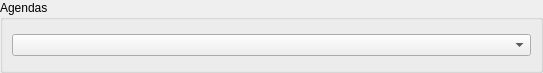
<?xml version="1.0" encoding="UTF-8"?>
<ui version="4.0">
 <class>Agenda::Internal::CalendarItemEditorUserCalendarMapper</class>
 <widget class="QWidget" name="Agenda::Internal::CalendarItemEditorUserCalendarMapper">
  <property name="geometry">
   <rect>
    <x>0</x>
    <y>0</y>
    <width>543</width>
    <height>73</height>
   </rect>
  </property>
  <property name="windowTitle">
   <string>Form</string>
  </property>
  <layout class="QGridLayout" name="gridLayout">
   <property name="margin">
    <number>0</number>
   </property>
   <property name="spacing">
    <number>0</number>
   </property>
   <item row="0" column="0">
    <widget class="QGroupBox" name="agendasGroup">
     <property name="title">
      <string>Agendas</string>
     </property>
     <layout class="QGridLayout" name="groupGridLayout">
      <property name="spacing">
       <number>5</number>
      </property>
      <item row="0" column="0">
       <widget class="QComboBox" name="agendasCombo"/>
      </item>
     </layout>
    </widget>
   </item>
  </layout>
 </widget>
 <resources/>
 <connections/>
</ui>
